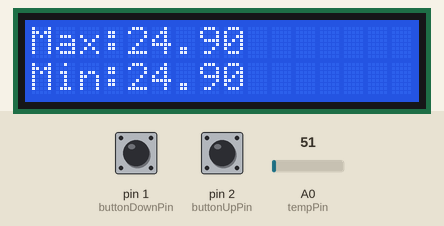
Recording of a sketch running on a simulated Arduino Uno, built with avr-gcc and run on an emulated ATmega328P. Parts: 16×2 character LCD. The inputs (shaded band) are chosen by the test bench; at power-on: A0 (tempPin) = 51, pin 1 (buttonDownPin) LOW, pin 2 (buttonUpPin) LOW.

Above: at 1.2 s.
1.3 s: A0 (tempPin) set to 61
At 2.5 s:
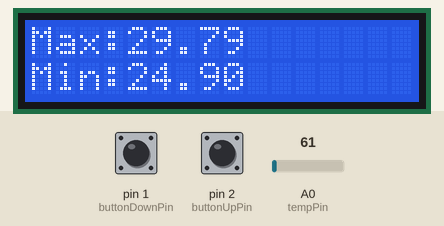
2.8 s: A0 (tempPin) set to 71
At 4.0 s:
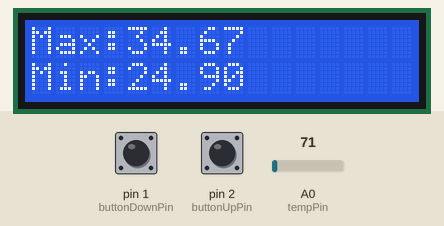
4.3 s: A0 (tempPin) set to 86
At 4.9 s:
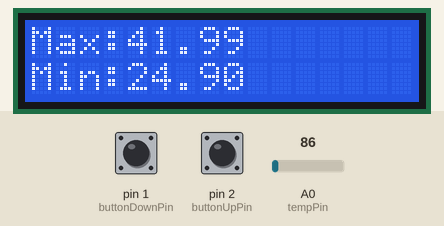
6.0 s: pin 1 (buttonDownPin) pulled HIGH for 0.25 s
Timing chart, 0 to 9.0 s (numbered marks = the images above; inputs shaded):
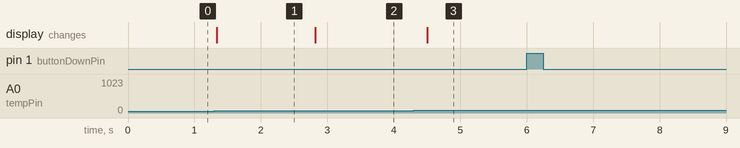

The sketch:

Temperature_Monitor.ino
```cpp
//Include LCD library and initialize pins
#include <LiquidCrystal.h>
LiquidCrystal lcd(7,8,9,10,11,12);

long iteration = 1;           //Initialize first iteration
double avgTemp = 0;           //Initialize null average temperature
double totalTemp = 0;         //Initialize null total temperature
double maxTemp = 0;           //Initialize null maximum temperature
double minTemp = 1000;        //Initialize null minimum temperature
const int buttonUpPin = 2;    //Pin button Up is wired to
int buttonUpState = 0;        //Initital button Up state
const int buttonDownPin = 1;  //Pin button Down is wired to
int buttonDownState = 0;      //Initital button Down state
int screenState = 1;

void setup(){
  lcd.begin(16,2);                            //Screen has 16 columns and 2 rows
  //analogReference(INTERNAL);                //Initializes LM35 temperature sensor
  //Serial.begin(9600);                       //Bit rate for LM35
  /*lcd.setCursor(0,0);
  lcd.write("Cur:");                           //Current temperature
  lcd.setCursor(8,0);
  lcd.write("Avg:");                           //Average temperature
  lcd.setCursor(0,1);
  lcd.write("Max:");                           //Maximum temperature
  lcd.setCursor(8,1);
  lcd.write("Min:");                           //Minimum temperature*/
  pinMode(buttonUpPin,INPUT);                  //Button Up is an input
  pinMode(buttonDownPin,INPUT);                //Button Down is an input
}

//Reads the temperature and outputs it in Celcius. 9.31 is a division factor from volts to Celcius
double TempRead(){
  int tempPin = 0;
  double voltage = analogRead(tempPin);
  //5V has a span of 1024, and 5000 milliVolts in a V
  double millivolts = (voltage / 1024) * 5000;
  double temp = millivolts / 10;
  return temp;
}

void ScreenDisplay(double tempC, double avgTemp, double maxi, double mini){
  buttonUpState = digitalRead(buttonUpPin);
  buttonDownState = digitalRead(buttonDownPin);
  if (buttonUpState == HIGH && screenState < 1)
      screenState++;
  if (buttonDownState == HIGH && screenState > -1)
      screenState--;
  switch (screenState)
    {
      case 1:
        lcd.setCursor(0,0);
        lcd.write("Cur:");              //Current temperature
        lcd.setCursor(4,0);
        lcd.print(tempC,2);
        lcd.setCursor(0,1);
        lcd.write("Avg:");              //Average temperature
        lcd.setCursor(4,1);
        lcd.print(avgTemp,2);
      case 0:
        lcd.setCursor(0,0);
        lcd.write("Avg:");              //Average temperature
        lcd.setCursor(4,0);
        lcd.print(avgTemp,2);
        lcd.setCursor(0,1);
        lcd.write("Max:");              //Maximum temperature
        lcd.setCursor(4,1);
        lcd.print(maxi,2);
      case -1:
        lcd.setCursor(0,0);
        lcd.write("Max:");              //Maximum temperature
        lcd.setCursor(4,0);
        lcd.print(maxi,2);
        lcd.setCursor(0,1);
        lcd.write("Min:");              //Minimum temperature
        lcd.setCursor(4,1);
        lcd.print(mini,2);
    }
}

//Finds the maximum temperature and prints to the LCD
double TempMax(double tempC, double maxi){
  if (tempC > maxi)
    {
     maxi = tempC;
    }
  //lcd.setCursor(4,1);
  //lcd.print(maxi,1);
  return maxi;
}

//Finds the minimum temperature and prints to the LCD
double TempMin(double tempC, double mini){
  if (tempC < mini)
    {
     mini = tempC;
    }
  //lcd.setCursor(12,1);
  //lcd.print(mini,1);
  return mini;
}

//Calculates the average temperature throughout entire operation and prints to the LCD
double TempAvg(double total, long iteration){
  double avgTemp;
  avgTemp = (total) / iteration;
  //lcd.setCursor(12,0);
  //lcd.print(avgTemp,1);
  return avgTemp;
}


void loop(){
  //double tempCc[11]={10, 20, 30, 40, 50,30,45,22,33,12,16};
  //double tempC = tempCc[iteration - 1];
  double tempC = TempRead();
  //lcd.setCursor(4,0);
  //lcd.print(tempC,1);
  minTemp = TempMin(tempC, minTemp);
  maxTemp = TempMax(tempC, maxTemp);
  totalTemp = totalTemp + tempC;
  avgTemp = TempAvg(totalTemp, iteration);
  ScreenDisplay(tempC, avgTemp, maxTemp, minTemp);
  iteration++;
  delay(200);
}
```

Measured:
- after the input at 1.3 s, the display: changes at once (image 1)
- after the input at 2.8 s, the display: changes at once (image 2)
- after the input at 4.3 s, the display: changes after 0.20 s (image 3)
- after the input at 6.0 s, every drawn part: stays the same
